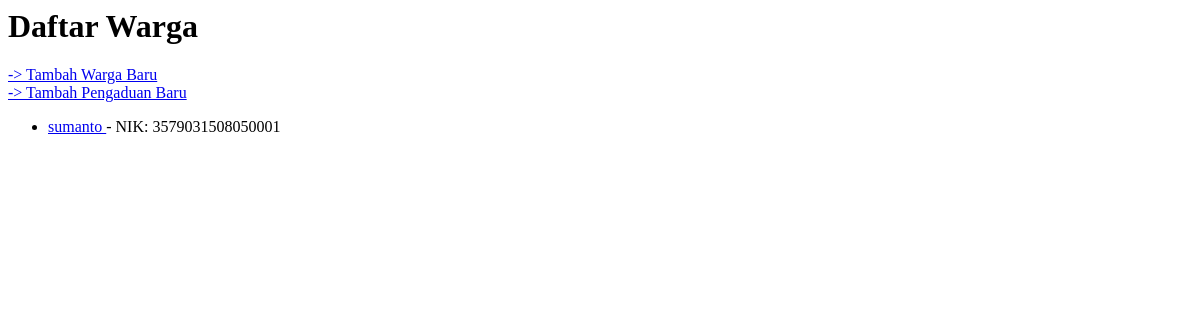
The app's page /warga/, older data.
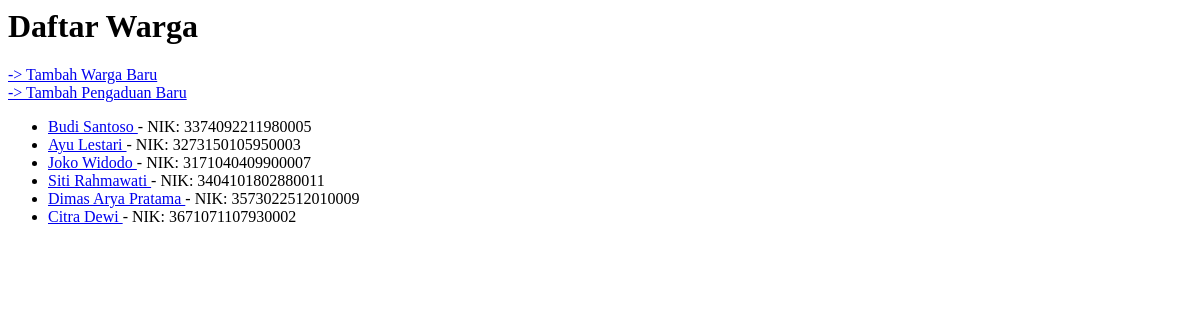
The same page, newer data.
### warga/models.py (models this page shows, shortened)
class Warga(models.Model):
    nik = models.CharField(max_length=16, unique=True, verbose_name="Nomor Induk Kependudukan")
    nama_lengkap = models.CharField(max_length=100, verbose_name="Nama Lengkap")
    alamat = models.TextField(verbose_name="Alamat Tinggal")
    no_telepon = models.CharField(max_length=15, blank=True, verbose_name="Nomor Telepon")
    tanggal_registrasi = models.DateTimeField(auto_now_add=True)

### warga/views.py (the view)
# urls.py: path('', WargaListView.as_view(), name='warga-list'),
class WargaListView(ListView):
    model = Warga

### warga/templates/warga/warga_list.html (shortened to what this page needs)
<html>
<head>
</head>
<body>
    <h1>Daftar Warga</h1>
    <a href="{% url 'warga-tambah' %}">-> Tambah Warga Baru</a><br>
    <a href="{% url 'pengaduan-tambah' %}">-> Tambah Pengaduan Baru</a>
    <ul>
        {% for warga in object_list %}
        <li>
            <a href="{% url 'warga-detail' warga.pk %}">
                {{ warga.nama_lengkap }}
            </a> - NIK: {{ warga.nik }}
        </li>
        {% empty %}
        <li>Belum ada data warga yang terdaftar.</li>
        {% endfor %}
    </ul>
</body>
</html>

Row changes from the older to the newer data that the page shows:
removed Warga: nama_lengkap "sumanto", nik "3579031508050001"
added Warga: nama_lengkap "Budi Santoso", nik "3374092211980005"
added Warga: nama_lengkap "Ayu Lestari", nik "3273150105950003"
added Warga: nama_lengkap "Joko Widodo", nik "3171040409900007"
added Warga: nama_lengkap "Siti Rahmawati", nik "3404101802880011"
added Warga: nama_lengkap "Dimas Arya Pratama", nik "3573022512010009"
added Warga: nama_lengkap "Citra Dewi", nik "3671071107930002"
